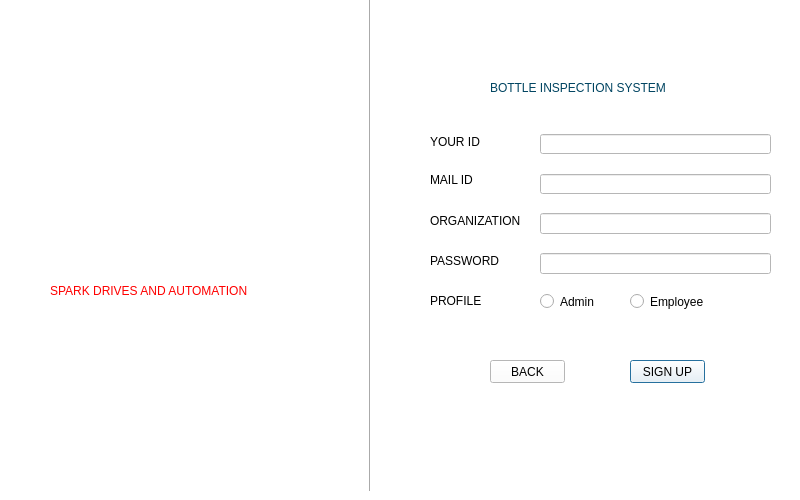
<?xml version="1.0" encoding="UTF-8"?>
<ui version="4.0">
 <class>Dialog</class>
 <widget class="QDialog" name="Dialog">
  <property name="geometry">
   <rect>
    <x>0</x>
    <y>0</y>
    <width>800</width>
    <height>500</height>
   </rect>
  </property>
  <property name="windowTitle">
   <string>Dialog</string>
  </property>
  <property name="styleSheet">
   <string notr="true">background-color: rgb(255, 255, 255);</string>
  </property>
  <widget class="QLabel" name="label3_3">
   <property name="geometry">
    <rect>
     <x>490</x>
     <y>80</y>
     <width>261</width>
     <height>16</height>
    </rect>
   </property>
   <property name="styleSheet">
    <string notr="true">font: 14pt &quot;MS Shell Dlg 2&quot;;
color: rgb(0, 68, 97);</string>
   </property>
   <property name="text">
    <string>BOTTLE INSPECTION SYSTEM</string>
   </property>
  </widget>
  <widget class="QLabel" name="label4_4">
   <property name="geometry">
    <rect>
     <x>430</x>
     <y>174</y>
     <width>47</width>
     <height>12</height>
    </rect>
   </property>
   <property name="styleSheet">
    <string notr="true">font: 10pt &quot;Arial&quot;;</string>
   </property>
   <property name="text">
    <string>MAIL ID</string>
   </property>
  </widget>
  <widget class="QLabel" name="label1_1">
   <property name="geometry">
    <rect>
     <x>120</x>
     <y>130</y>
     <width>111</width>
     <height>111</height>
    </rect>
   </property>
   <property name="styleSheet">
    <string notr="true">background-image: url(:/newPrefix/spark-drives.png);</string>
   </property>
   <property name="text">
    <string/>
   </property>
   <property name="pixmap">
    <pixmap resource="pic.qrc">:/newPrefix/spark-drives.png</pixmap>
   </property>
   <property name="scaledContents">
    <bool>true</bool>
   </property>
  </widget>
  <widget class="QLineEdit" name="lineEdit_2">
   <property name="geometry">
    <rect>
     <x>540</x>
     <y>134</y>
     <width>231</width>
     <height>20</height>
    </rect>
   </property>
  </widget>
  <widget class="QLabel" name="label5_5">
   <property name="geometry">
    <rect>
     <x>430</x>
     <y>134</y>
     <width>91</width>
     <height>15</height>
    </rect>
   </property>
   <property name="styleSheet">
    <string notr="true">font: 10pt &quot;Arial&quot;;</string>
   </property>
   <property name="text">
    <string>YOUR ID</string>
   </property>
  </widget>
  <widget class="Line" name="line">
   <property name="geometry">
    <rect>
     <x>360</x>
     <y>-20</y>
     <width>20</width>
     <height>511</height>
    </rect>
   </property>
   <property name="orientation">
    <enum>Qt::Vertical</enum>
   </property>
  </widget>
  <widget class="QLineEdit" name="lineEdit_1">
   <property name="geometry">
    <rect>
     <x>540</x>
     <y>174</y>
     <width>231</width>
     <height>20</height>
    </rect>
   </property>
  </widget>
  <widget class="QLabel" name="label2_2">
   <property name="geometry">
    <rect>
     <x>50</x>
     <y>280</y>
     <width>261</width>
     <height>21</height>
    </rect>
   </property>
   <property name="styleSheet">
    <string notr="true">font: 12pt &quot;Arial&quot;;
COLOR:rgb(255, 0, 0)</string>
   </property>
   <property name="text">
    <string>SPARK DRIVES AND AUTOMATION</string>
   </property>
  </widget>
  <widget class="QLabel" name="label5_7">
   <property name="geometry">
    <rect>
     <x>430</x>
     <y>213</y>
     <width>101</width>
     <height>16</height>
    </rect>
   </property>
   <property name="styleSheet">
    <string notr="true">font: 10pt &quot;Arial&quot;;</string>
   </property>
   <property name="text">
    <string>ORGANIZATION</string>
   </property>
  </widget>
  <widget class="QLabel" name="label6_6">
   <property name="geometry">
    <rect>
     <x>430</x>
     <y>253</y>
     <width>91</width>
     <height>16</height>
    </rect>
   </property>
   <property name="styleSheet">
    <string notr="true">font: 10pt &quot;Arial&quot;;</string>
   </property>
   <property name="text">
    <string>PASSWORD</string>
   </property>
  </widget>
  <widget class="QLineEdit" name="lineEdit2_3">
   <property name="geometry">
    <rect>
     <x>540</x>
     <y>213</y>
     <width>231</width>
     <height>21</height>
    </rect>
   </property>
  </widget>
  <widget class="QLineEdit" name="lineEdit2_4">
   <property name="geometry">
    <rect>
     <x>540</x>
     <y>253</y>
     <width>231</width>
     <height>21</height>
    </rect>
   </property>
  </widget>
  <widget class="QPushButton" name="pushButton2_1">
   <property name="geometry">
    <rect>
     <x>630</x>
     <y>360</y>
     <width>75</width>
     <height>23</height>
    </rect>
   </property>
   <property name="text">
    <string>SIGN UP</string>
   </property>
  </widget>
  <widget class="QRadioButton" name="radioButton">
   <property name="geometry">
    <rect>
     <x>540</x>
     <y>293</y>
     <width>82</width>
     <height>17</height>
    </rect>
   </property>
   <property name="text">
    <string>Admin</string>
   </property>
  </widget>
  <widget class="QRadioButton" name="radioButton_2">
   <property name="geometry">
    <rect>
     <x>630</x>
     <y>293</y>
     <width>82</width>
     <height>17</height>
    </rect>
   </property>
   <property name="text">
    <string>Employee</string>
   </property>
  </widget>
  <widget class="QLabel" name="label5_6">
   <property name="geometry">
    <rect>
     <x>430</x>
     <y>293</y>
     <width>91</width>
     <height>16</height>
    </rect>
   </property>
   <property name="styleSheet">
    <string notr="true">font: 10pt &quot;Arial&quot;;</string>
   </property>
   <property name="text">
    <string>PROFILE</string>
   </property>
  </widget>
  <widget class="QPushButton" name="pushButton2_2">
   <property name="geometry">
    <rect>
     <x>490</x>
     <y>360</y>
     <width>75</width>
     <height>23</height>
    </rect>
   </property>
   <property name="text">
    <string>BACK</string>
   </property>
  </widget>
 </widget>
 <resources>
  <include location="pic.qrc"/>
 </resources>
 <connections/>
</ui>
